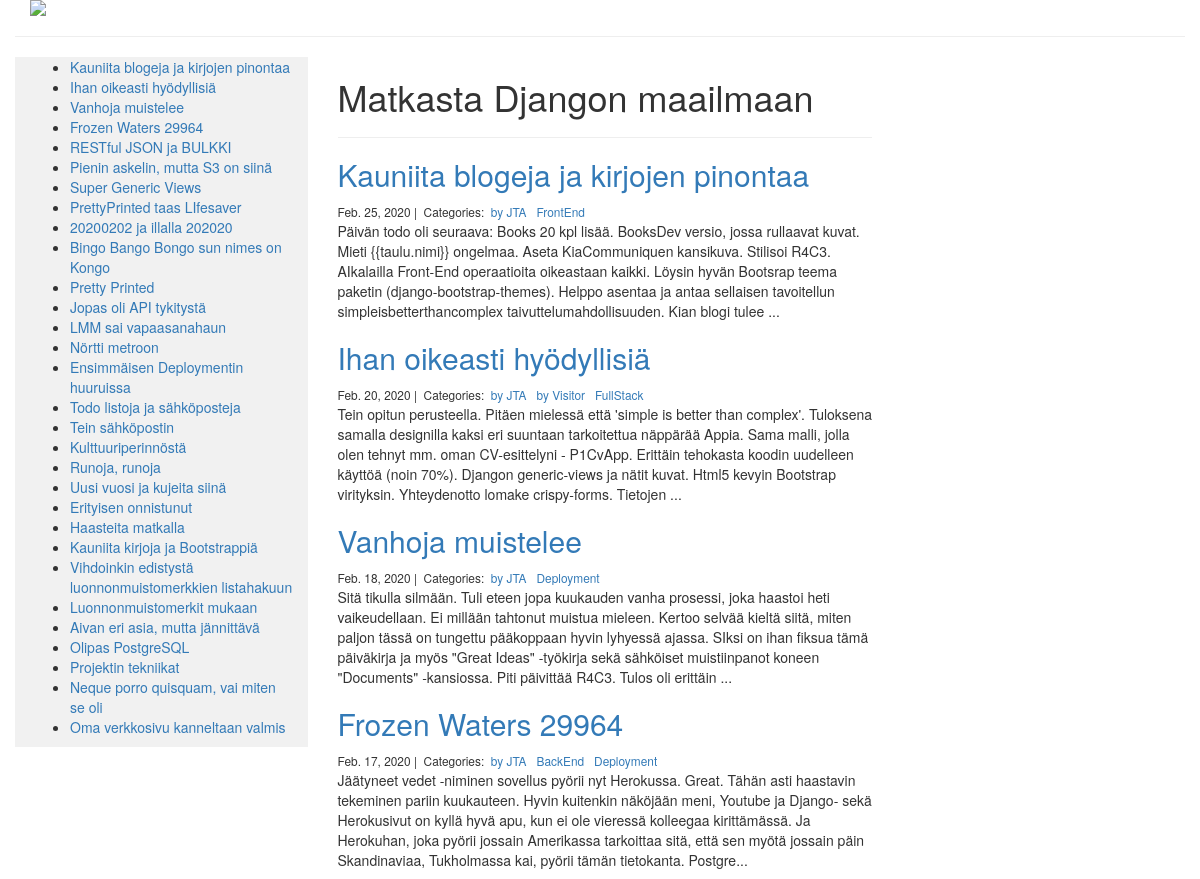
/ploki/ (upper part), run on an earlier commit of the app's database.
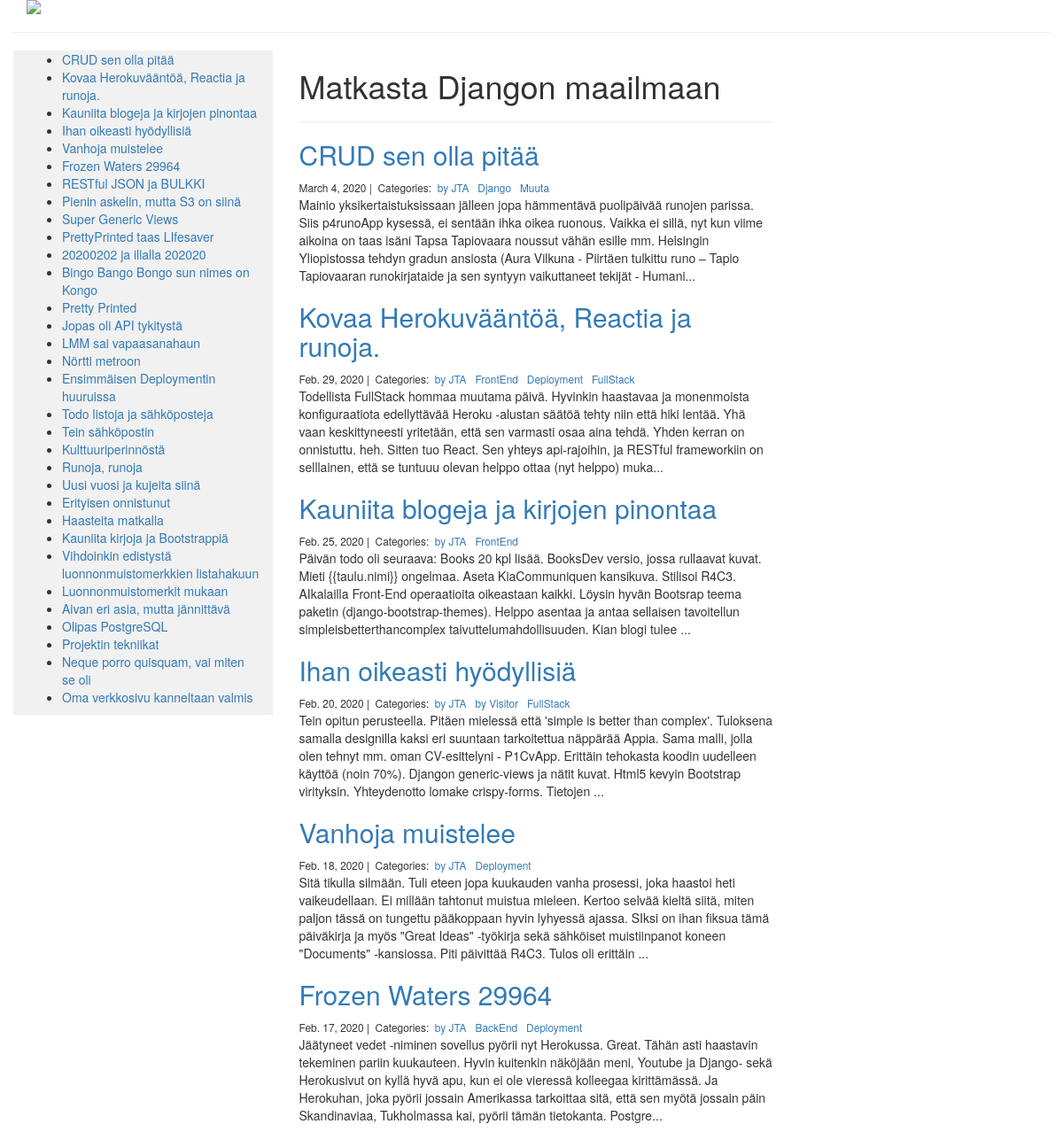
And on a later commit of the database.
### ploki/models.py (models this page shows, shortened)
class Post(models.Model):
    title = models.CharField(max_length=255)
    body = models.TextField()
    created_on = models.DateTimeField(auto_now_add=True)
    last_modified = models.DateTimeField(auto_now=True)
    categories = models.ManyToManyField('Category', related_name='posts')
    class Meta:
        ordering = ('-created_on',)

class Category(models.Model):
    name = models.CharField(max_length=20)

### ploki/views.py (the view)
# urls.py: path('', views.ploki_index, name='ploki_index'),
def ploki_index(request):
    posts = Post.objects.all().order_by('-created_on')
    context = {
        'posts': posts,
    }
    return render(request, 'ploki_index.html', context)

### ploki/templates/ploki_index.html (shortened to what this page needs)
{% extends 'base.html' %}
{% block page_content %}
{% load bootstrap_themes %}
{% load static %}
    <div class ="container-fluid">
        <a href="{% url 'ploki:ploki_index' %}">
            <img src="{% static "images/osaamiset.gif" %}" class="img-responsive">
        </a>
    </div>
    <hr>
<body class="container-fluid">
    <nav class="col-sm-3 sidenav">
        <ul>
            {% for post in posts %}
                <li><a href="{% url 'ploki:ploki_detail' post.pk%}">{{ post.title }}</a></li>
            {% endfor %}
        </ul>
    </nav>
    <div class="container-fluid">
        <div class="row content">
            <div class="col-sm-9">
                <div class="col-md-8 offset-md-2">
                    <h1>Matkasta Djangon maailmaan</h1>
                    <hr>
                    <div>
                    {% for post in posts %}
                    <h2><a href="{% url 'ploki:ploki_detail' post.pk%}">{{ post.title }}</a></h2>
                    <small>
                        {{ post.created_on.date }} |&nbsp;
                        Categories:&nbsp;
                        {% for category in post.categories.all %}
                        <a href="{% url 'ploki:ploki_category' category.name %}">
                            {{ category.name }}
                        </a>&nbsp;
                        {% endfor %}
                    </small>
                    <p>{{ post.body | slice:":400" }}...</p>
                    {% endfor %}
                    </div>
                </div>
            </div>
        </div>
    </div>
{% endblock %}

What changed in the data, as far as the page shows it:
added Post: title "CRUD sen olla pitää", created_on "March 4, 2020", body "Mainio yksikertaistuksissaan jälleen jopa hämmentävä puolipäivää runojen parissa. Siis p4runoApp kysessä, ei sentään ihka oikea ruonous. Vaikka ei sillä, nyt kun viime aikoina on taas isäni Tapsa Tapiovaara noussut vähän esille mm. Helsingin Yliopistossa tehdyn gradun ansiosta (Aura Vilkuna - Piirtäen tulkittu runo – Tapio Tapiovaaran runokirjataide ja sen syntyyn vaikuttaneet tekijät - Humani", Category (name "by JTA")
added Post: title "Kovaa Herokuvääntöä, Reactia ja runoja.", created_on "Feb. 29, 2020", body "Todellista FullStack hommaa muutama päivä. Hyvinkin haastavaa ja monenmoista konfiguraatiota edellyttävää Heroku -alustan säätöä tehty niin että hiki lentää. Yhä vaan keskittyneesti yritetään, että sen varmasti osaa aina tehdä. Yhden kerran on onnistuttu. heh. Sitten tuo React. Sen yhteys api-rajoihin, ja RESTful frameworkiin on selllainen, että se tuntuuu olevan helppo ottaa (nyt helppo) muka", Category (name "by JTA"), Category (name "FrontEnd"), Category (name "Deployment"), Category (name "FullStack")
now on this page (row unchanged): Category: name "Django", shown under "CRUD sen olla pitää"
now on this page (row unchanged): Category: name "Muuta", shown under "CRUD sen olla pitää"
